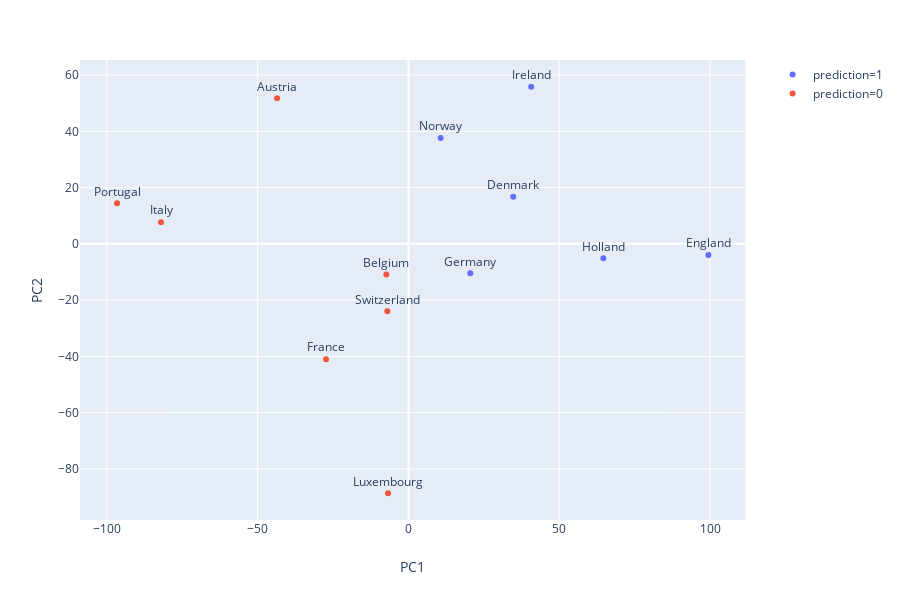

The notebook cell saved with this chart:
### Code cell
import pandas as pd
import numpy as np
from sklearn.cluster import KMeans
import seaborn as sns
import matplotlib.pyplot as plt 
import plotly.express as px


food  = pd.read_csv("/home/zhang/Desktop/ISYE6740/HW2/food-consumption.csv")

# drop Sweden, Finland and Spain
remove = ['Sweden', "Finland", "Spain"]
food = food.loc[-food["Country"].isin(remove),:]

# store all countries' name
Country = food["Country"]

# minors the mean for each column.
food = food[food.columns.difference(['Country'])] - np.mean(food[food.columns.difference(['Country'])], axis=0)

# get the covariance matrix
food_cov = np.cov(food,rowvar=False)

# calculate the eigenvectors and eigenvalues of the covariance matrix
vals, vecs = np.linalg.eig(food_cov)

# sort them from high to low
vals = vals[np.argsort(-vals)]
vecs = vecs[:,np.argsort(-vals)]

# get principle component 1 and 2
PC1 = food.dot(vecs[:,0].transpose()).real
PC2 = food.dot(vecs[:,1].transpose()).real


PCA = pd.DataFrame(data={"Country":Country, "PC1":PC1, "PC2":PC2}).reset_index()
PCA = PCA.iloc[:,1:4]

K_means = KMeans(n_clusters=2).fit(PCA.iloc[:,1:3])
print (K_means.labels_)

PCA["prediction"] = K_means.labels_.astype(object)


# plot principle component 1 and 2, then label each data points
#p1 = sns.regplot(x='PC1',y='PC2', data=PCA,fit_reg=False,)
#for line in range(0,PCA.shape[0]):
#    p1.text(PCA.PC1[line]+1, PCA.PC2[line]+1, PCA.Country[line], horizontalalignment='left', size='medium', color='black')
#plt.show()


p2  = px.scatter(PCA, x='PC1',y='PC2',text="Country", color="prediction")
p2.update_traces(textposition='top center')
p2.show()

### Figure 1 — Plotly figure (JSON) as saved in the notebook; plotly's stock layout.template omitted (floating-point values rounded to 4 significant figures)
{"data": [{"hoverlabel": {"namelength": 0}, "hovertemplate": "prediction=1<br>PC1=%{x}<br>PC2=%{y}<br>Country=%{text}", "legendgroup": "prediction=1", "marker": {"color": "#636efa", "symbol": "circle"}, "mode": "markers+text", "name": "prediction=1", "showlegend": true, "text": ["Germany", "Holland", "England", "Denmark", "Norway", "Ireland"], "textposition": "top center", "type": "scatter", "x": [20.5, 64.62, 99.46, 34.75, 10.66, 40.69], "xaxis": "x", "y": [-10.45, -5.156, -3.998, 16.76, 37.67, 55.85], "yaxis": "y"}, {"hoverlabel": {"namelength": 0}, "hovertemplate": "prediction=0<br>PC1=%{x}<br>PC2=%{y}<br>Country=%{text}", "legendgroup": "prediction=0", "marker": {"color": "#EF553B", "symbol": "circle"}, "mode": "markers+text", "name": "prediction=0", "showlegend": true, "text": ["Italy", "France", "Belgium", "Luxembourg", "Portugal", "Austria", "Switzerland"], "textposition": "top center", "type": "scatter", "x": [-82.05, -27.32, -7.343, -6.766, -96.64, -43.56, -7.008], "xaxis": "x", "y": [7.693, -41.01, -10.89, -88.67, 14.42, 51.76, -23.97], "yaxis": "y"}], "layout": {"height": 600, "legend": {"tracegroupgap": 0}, "margin": {"t": 60}, "xaxis": {"anchor": "y", "domain": [0, 0.98], "title": {"text": "PC1"}}, "yaxis": {"anchor": "x", "domain": [0, 1], "title": {"text": "PC2"}}}}
